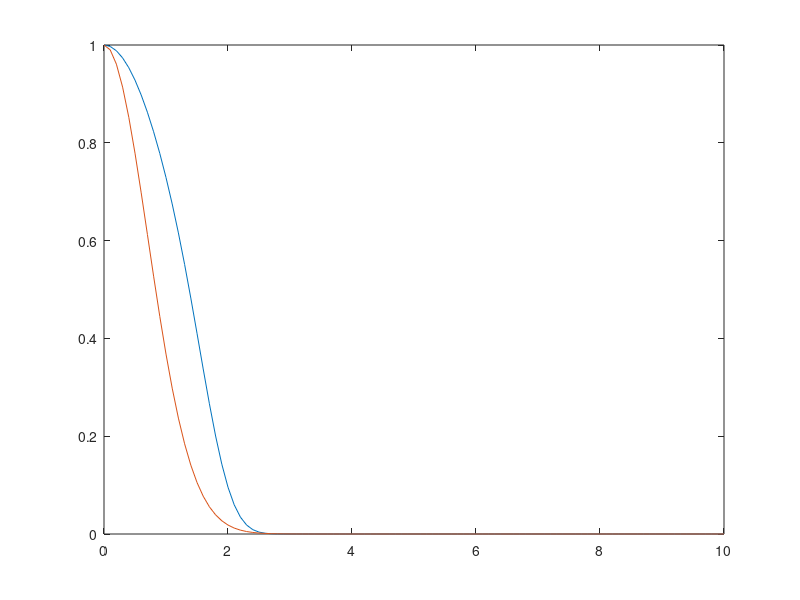

This chart was generated by the following MATLAB code:
%script for velocity profile



U_inf = 10;
U_centre = 9;
momentum_width = 1; %not quite, but for illustrative its ok
A = 0.049;
B = 0.128;
C = 0.345;
D = 0.134;

r = 0:0.1:10;


r_mom_width = r./momentum_width;
%U_r(r) = U_inf - ( (U_inf - U_centre)*(1 + A*r_mom_width^2 + B*r_mom_width^4)*exp( -C*r_mom_width^2 -D*r_mom_width^4));
U_r = ( (U_inf - U_centre)*(1 + A*r_mom_width.^2 + B*r_mom_width.^4).*exp( -C*r_mom_width.^2 -D*r_mom_width.^4));



plot(r,U_r);



hold on
%laminar
U_r2 = exp(-r.^2);


plot(r,U_r2);